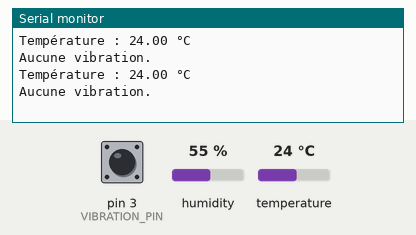
The sketch below on a simulated Arduino Uno, built with avr-gcc and run on an emulated ATmega328P. Parts: the last lines printed to the serial monitor. The test bench sets the inputs (shaded band); at power-on: pin 3 (VIBRATION_PIN) HIGH, temperature 24 °C, humidity 55 %.

Above: at 2.8 s.
2.9 s: pin 3 (VIBRATION_PIN) pulled LOW for 2.35 s
At 4.5 s:
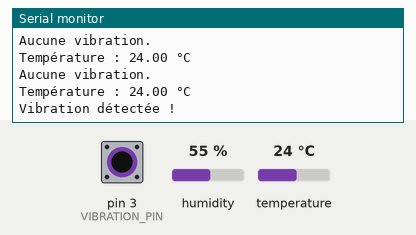
6.7 s: temperature set to 12 °C
At 9.1 s:
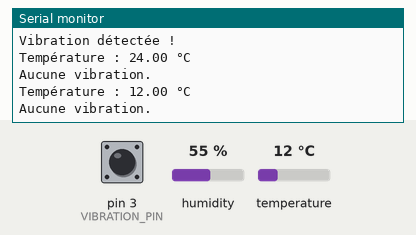
9.4 s: temperature set to 19 °C
At 11.0 s:
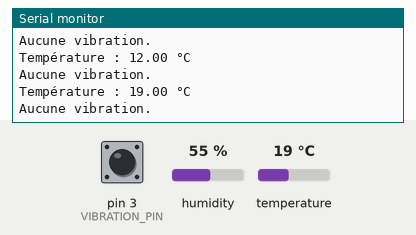
Timing chart, 0 to 12.5 s (numbered marks = the images above; inputs shaded):
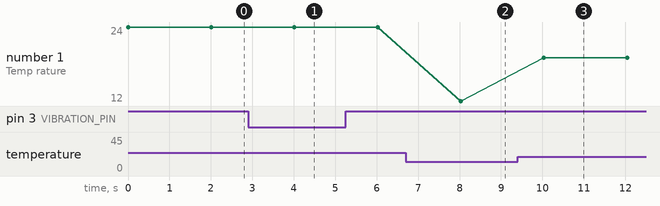

Measured:
- after the input at 2.9 s, the serial monitor: prints a new line after 1.1 s (image 1)
- after the input at 6.7 s, the serial monitor: prints a new line after 1.3 s (image 2)
- after the input at 9.4 s, the serial monitor: prints a new line after 0.64 s (image 3)
- plotted number 1: 24 → 12 after the input at 6.7 s, 12 → 19 after the input at 9.4 s

The sketch:

sketch.ino
```cpp
#include <DHT.h>

#define DHTPIN 2         // Broche DATA du DHT22, conforme au schéma
#define DHTTYPE DHT22    // Type de capteur
#define VIBRATION_PIN 3  // Bouton poussoir = vibration

DHT dht(DHTPIN, DHTTYPE);

void setup() {
  Serial.begin(9600);
  dht.begin();
  pinMode(VIBRATION_PIN, INPUT_PULLUP);
}

void loop() {
  float temp = dht.readTemperature();

  if (isnan(temp)) {
    Serial.println("Erreur lecture température !");
  } else {
    Serial.print("Température : ");
    Serial.print(temp);
    Serial.println(" °C");
  }

  if (digitalRead(VIBRATION_PIN) == LOW) {
    Serial.println("Vibration détectée !");
  } else {
    Serial.println("Aucune vibration.");
  }

  delay(2000);
}
```
